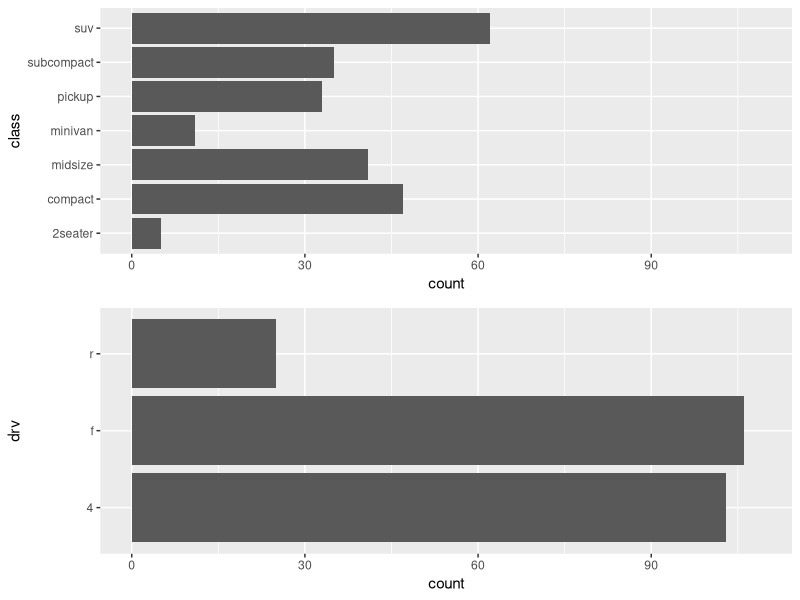
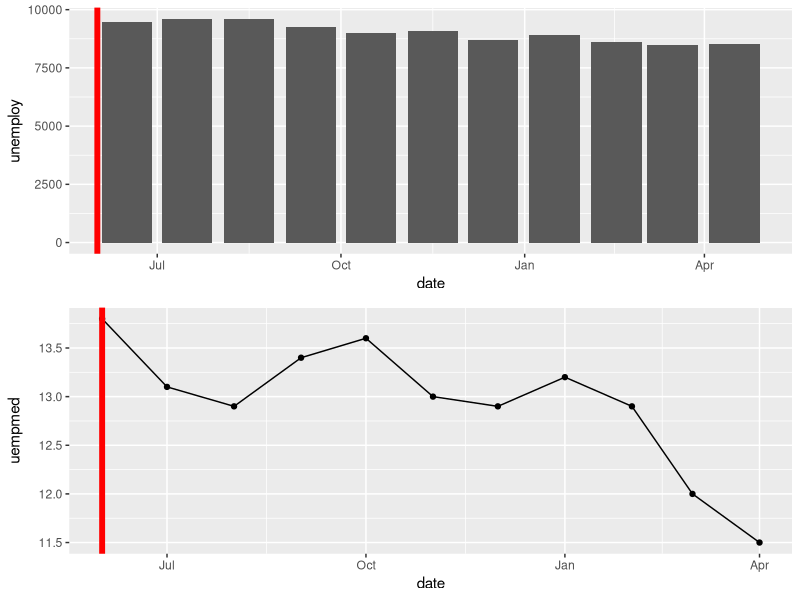

Write the R code that produced these figures, in order.
## ---- chunk 1
# load-packages
library(ggplot2)
library(tidyverse)
## ---- chunk 2
# two different bar charts
A <- ggplot(mpg, aes(class))+geom_bar()+coord_flip()+ylim(0, 109)
B <- ggplot(mpg, aes(drv))+geom_bar()+coord_flip()+ylim(0, 109)
## ---- chunk 3
#axes don't line up
gridExtra::grid.arrange(A, B, ncol=1)
## ---- chunk 4
#make plots into Grobs (grid graphical object)
gA <- ggplotGrob(A) 
gB <- ggplotGrob(B)
grid::grid.draw(rbind(gA, gB))
## ---- chunk 5
tidy.df <- pivot_longer(mpg, c(class, drv))
ggplot(tidy.df, aes(value))+geom_bar()+facet_wrap(~name)
## ---- chunk 6
#work with smaller subset of data from economics, part of ggplot2 package 
startdate <- "2014-06-01"
economics_small <- economics %>%
  filter(date >= as.Date(startdate)) %>%
  arrange(date)
## ---- chunk 7
A <- ggplot(economics_small, aes(date, unemploy))+
  geom_bar(stat="identity")+
  geom_vline(xintercept = as.Date(startdate), color="red", size=2)

B <- ggplot(economics_small, aes(date, uempmed))+
  geom_point()+geom_line()+
  geom_vline(xintercept = as.Date(startdate), color="red", size=2)

gA <- ggplotGrob(A) 
gB <- ggplotGrob(B)
grid::grid.draw(rbind(gA, gB))
## ---- chunk 8
A <- ggplot(economics_small, aes(date, unemploy))+
  geom_bar(stat="identity")+
  geom_vline(xintercept = as.Date(startdate), color="red", size=2)+
  xlim(as.Date(startdate), NA)

B <- ggplot(economics_small, aes(date, uempmed))+
  geom_point()+geom_line()+
  geom_vline(xintercept = as.Date(startdate), color="red", size=2)+
  xlim(as.Date(startdate), NA)

gA <- ggplotGrob(A) 
gB <- ggplotGrob(B)
grid::grid.draw(rbind(gA, gB))
## ---- chunk 9
HalfUnit <- .5*(economics_small$date[2] - economics_small$date[1])
HalfUnit
## ---- chunk 10
A <- ggplot(economics_small, aes(date, unemploy))+
  geom_bar(stat="identity")+
  geom_vline(xintercept = as.Date(startdate), color="red", size=2)+
  xlim(as.Date(startdate)-HalfUnit, NA)

B <- ggplot(economics_small, aes(date, uempmed))+
  geom_point()+geom_line()+
  geom_vline(xintercept = as.Date(startdate), color="red", size=2)+
  xlim(as.Date(startdate)-HalfUnit, NA)

gA <- ggplotGrob(A) 
gB <- ggplotGrob(B)
grid::grid.draw(rbind(gA, gB))
## ---- chunk 11
A <- ggplot(economics_small, aes(date, unemploy))+
  geom_bar(stat="identity", position = position_nudge(x = HalfUnit))+
  geom_vline(xintercept = as.Date(startdate), color="red", size=2)

B <- ggplot(economics_small, aes(date, uempmed))+
  geom_point()+geom_line()+
  geom_vline(xintercept = as.Date(startdate), color="red", size=2)

gA <- ggplotGrob(A) 
gB <- ggplotGrob(B)

grid::grid.draw(rbind(gA, gB))
